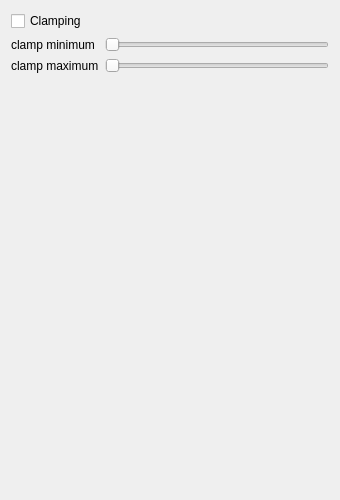
<?xml version="1.0" encoding="UTF-8"?>
<ui version="4.0">
 <class>VisualizationSettingsPane</class>
 <widget class="QWidget" name="VisualizationSettingsPane">
  <property name="geometry">
   <rect>
    <x>0</x>
    <y>0</y>
    <width>340</width>
    <height>500</height>
   </rect>
  </property>
  <property name="minimumSize">
   <size>
    <width>340</width>
    <height>500</height>
   </size>
  </property>
  <property name="windowTitle">
   <string>Form</string>
  </property>
  <layout class="QFormLayout" name="formLayout">
   <item row="0" column="0">
    <widget class="QCheckBox" name="clampingCheckBox">
     <property name="text">
      <string>Clamping</string>
     </property>
    </widget>
   </item>
   <item row="1" column="0">
    <widget class="QLabel" name="clampingMinimumLabel">
     <property name="text">
      <string>clamp minimum</string>
     </property>
    </widget>
   </item>
   <item row="2" column="0">
    <widget class="QLabel" name="clampingMaximumLabel">
     <property name="text">
      <string>clamp maximum</string>
     </property>
    </widget>
   </item>
   <item row="1" column="1">
    <widget class="QSlider" name="clampingMinimumSlider">
     <property name="orientation">
      <enum>Qt::Horizontal</enum>
     </property>
    </widget>
   </item>
   <item row="2" column="1">
    <widget class="QSlider" name="clampingMaximumSlider">
     <property name="orientation">
      <enum>Qt::Horizontal</enum>
     </property>
    </widget>
   </item>
  </layout>
 </widget>
 <resources/>
 <connections/>
</ui>
